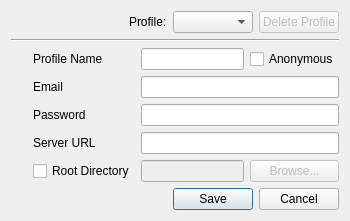
<?xml version="1.0" encoding="UTF-8"?>
<ui version="4.0">
 <class>CreateProfileDialog</class>
 <widget class="QDialog" name="CreateProfileDialog">
  <property name="geometry">
   <rect>
    <x>0</x>
    <y>0</y>
    <width>350</width>
    <height>217</height>
   </rect>
  </property>
  <property name="windowTitle">
   <string>Edit Profile</string>
  </property>
  <property name="windowIcon">
   <iconset>
    <normaloff>:/icons/MIDAS_Desktop_Icon.png</normaloff>:/icons/MIDAS_Desktop_Icon.png</iconset>
  </property>
  <layout class="QVBoxLayout" name="verticalLayout">
   <item>
    <layout class="QHBoxLayout" name="horizontalLayout_3">
     <item>
      <spacer name="horizontalSpacer">
       <property name="orientation">
        <enum>Qt::Horizontal</enum>
       </property>
       <property name="sizeHint" stdset="0">
        <size>
         <width>40</width>
         <height>20</height>
        </size>
       </property>
      </spacer>
     </item>
     <item>
      <widget class="QLabel" name="label_9">
       <property name="text">
        <string>Profile:</string>
       </property>
      </widget>
     </item>
     <item>
      <widget class="QComboBox" name="profileComboBox">
       <property name="minimumSize">
        <size>
         <width>80</width>
         <height>0</height>
        </size>
       </property>
      </widget>
     </item>
     <item>
      <widget class="QPushButton" name="deleteButton">
       <property name="enabled">
        <bool>false</bool>
       </property>
       <property name="toolTip">
        <string>Delete this profile</string>
       </property>
       <property name="text">
        <string>Delete Profile</string>
       </property>
       <property name="icon">
        <iconset>
         <normaloff>:/icons/delete_small.png</normaloff>:/icons/delete_small.png</iconset>
       </property>
      </widget>
     </item>
    </layout>
   </item>
   <item>
    <widget class="Line" name="line">
     <property name="orientation">
      <enum>Qt::Horizontal</enum>
     </property>
    </widget>
   </item>
   <item>
    <layout class="QGridLayout" name="gridLayout_3">
     <item row="1" column="1">
      <widget class="QLabel" name="label_2">
       <property name="text">
        <string>Email</string>
       </property>
      </widget>
     </item>
     <item row="1" column="2" colspan="4">
      <widget class="QLineEdit" name="emailEdit"/>
     </item>
     <item row="2" column="0">
      <widget class="QLabel" name="label_6">
       <property name="minimumSize">
        <size>
         <width>16</width>
         <height>16</height>
        </size>
       </property>
       <property name="maximumSize">
        <size>
         <width>16</width>
         <height>16</height>
        </size>
       </property>
       <property name="text">
        <string/>
       </property>
       <property name="pixmap">
        <pixmap>:/icons/lock.png</pixmap>
       </property>
       <property name="scaledContents">
        <bool>true</bool>
       </property>
      </widget>
     </item>
     <item row="2" column="2" colspan="4">
      <widget class="QLineEdit" name="passwordEdit">
       <property name="echoMode">
        <enum>QLineEdit::Password</enum>
       </property>
      </widget>
     </item>
     <item row="2" column="1">
      <widget class="QLabel" name="label_4">
       <property name="text">
        <string>Password</string>
       </property>
      </widget>
     </item>
     <item row="3" column="2" colspan="4">
      <widget class="QLineEdit" name="serverURLEdit"/>
     </item>
     <item row="3" column="0">
      <widget class="QLabel" name="label_8">
       <property name="minimumSize">
        <size>
         <width>16</width>
         <height>16</height>
        </size>
       </property>
       <property name="maximumSize">
        <size>
         <width>16</width>
         <height>16</height>
        </size>
       </property>
       <property name="text">
        <string/>
       </property>
       <property name="pixmap">
        <pixmap>:/icons/earth_network.png</pixmap>
       </property>
       <property name="scaledContents">
        <bool>true</bool>
       </property>
      </widget>
     </item>
     <item row="3" column="1">
      <widget class="QLabel" name="label_7">
       <property name="text">
        <string>Server URL</string>
       </property>
      </widget>
     </item>
     <item row="0" column="2" colspan="3">
      <widget class="QLineEdit" name="profileNameEdit">
       <property name="sizePolicy">
        <sizepolicy hsizetype="Expanding" vsizetype="Fixed">
         <horstretch>0</horstretch>
         <verstretch>0</verstretch>
        </sizepolicy>
       </property>
      </widget>
     </item>
     <item row="0" column="1">
      <widget class="QLabel" name="label">
       <property name="text">
        <string>Profile Name</string>
       </property>
      </widget>
     </item>
     <item row="0" column="0">
      <widget class="QLabel" name="label_5">
       <property name="text">
        <string/>
       </property>
       <property name="pixmap">
        <pixmap>:/icons/dude3.png</pixmap>
       </property>
      </widget>
     </item>
     <item row="4" column="2" colspan="3">
      <widget class="QLineEdit" name="rootDirEdit">
       <property name="enabled">
        <bool>false</bool>
       </property>
       <property name="sizePolicy">
        <sizepolicy hsizetype="Expanding" vsizetype="Fixed">
         <horstretch>0</horstretch>
         <verstretch>0</verstretch>
        </sizepolicy>
       </property>
      </widget>
     </item>
     <item row="4" column="1">
      <widget class="QCheckBox" name="rootDirCheckbox">
       <property name="enabled">
        <bool>true</bool>
       </property>
       <property name="text">
        <string>Root Directory</string>
       </property>
      </widget>
     </item>
     <item row="4" column="0">
      <widget class="QLabel" name="label_11">
       <property name="text">
        <string/>
       </property>
       <property name="pixmap">
        <pixmap>:/icons/gpl_folder_open.png</pixmap>
       </property>
      </widget>
     </item>
     <item row="4" column="5">
      <widget class="QPushButton" name="browseButton">
       <property name="enabled">
        <bool>false</bool>
       </property>
       <property name="sizePolicy">
        <sizepolicy hsizetype="Minimum" vsizetype="Fixed">
         <horstretch>0</horstretch>
         <verstretch>0</verstretch>
        </sizepolicy>
       </property>
       <property name="minimumSize">
        <size>
         <width>20</width>
         <height>0</height>
        </size>
       </property>
       <property name="maximumSize">
        <size>
         <width>16777215</width>
         <height>16777215</height>
        </size>
       </property>
       <property name="text">
        <string>Browse...</string>
       </property>
      </widget>
     </item>
     <item row="0" column="5">
      <widget class="QCheckBox" name="anonymousCheckBox">
       <property name="toolTip">
        <string>Anonymous access</string>
       </property>
       <property name="layoutDirection">
        <enum>Qt::LeftToRight</enum>
       </property>
       <property name="text">
        <string>Anonymous</string>
       </property>
      </widget>
     </item>
    </layout>
   </item>
   <item>
    <widget class="QDialogButtonBox" name="buttonBox">
     <property name="orientation">
      <enum>Qt::Horizontal</enum>
     </property>
     <property name="standardButtons">
      <set>QDialogButtonBox::Cancel|QDialogButtonBox::Save</set>
     </property>
    </widget>
   </item>
  </layout>
 </widget>
 <tabstops>
  <tabstop>profileComboBox</tabstop>
  <tabstop>deleteButton</tabstop>
  <tabstop>profileNameEdit</tabstop>
  <tabstop>anonymousCheckBox</tabstop>
  <tabstop>emailEdit</tabstop>
  <tabstop>passwordEdit</tabstop>
  <tabstop>serverURLEdit</tabstop>
  <tabstop>rootDirCheckbox</tabstop>
  <tabstop>rootDirEdit</tabstop>
  <tabstop>browseButton</tabstop>
  <tabstop>buttonBox</tabstop>
 </tabstops>
 <resources>
  <include location="../MIDASDesktopIcons.qrc"/>
  <include location="../MIDASDesktopIcons.qrc"/>
  <include location="../MIDASDesktopIcons.qrc"/>
  <include location="../MIDASDesktopIcons.qrc"/>
  <include location="../MIDASDesktopIcons.qrc"/>
  <include location="../MIDASDesktopIcons.qrc"/>
  <include location="../MIDASDesktopIcons.qrc"/>
  <include location="../MIDASDesktopIcons.qrc"/>
  <include location="../MIDASDesktopIcons.qrc"/>
  <include location="../MIDASDesktopIcons.qrc"/>
  <include location="../MIDASDesktopIcons.qrc"/>
  <include location="../MIDASDesktopIcons.qrc"/>
  <include location="../MIDASDesktopIcons.qrc"/>
  <include location="../MIDASDesktopIcons.qrc"/>
  <include location="../MIDASDesktopIcons.qrc"/>
 </resources>
 <connections>
  <connection>
   <sender>buttonBox</sender>
   <signal>accepted()</signal>
   <receiver>CreateProfileDialog</receiver>
   <slot>accept()</slot>
   <hints>
    <hint type="sourcelabel">
     <x>257</x>
     <y>200</y>
    </hint>
    <hint type="destinationlabel">
     <x>157</x>
     <y>274</y>
    </hint>
   </hints>
  </connection>
  <connection>
   <sender>buttonBox</sender>
   <signal>rejected()</signal>
   <receiver>CreateProfileDialog</receiver>
   <slot>reject()</slot>
   <hints>
    <hint type="sourcelabel">
     <x>325</x>
     <y>200</y>
    </hint>
    <hint type="destinationlabel">
     <x>286</x>
     <y>274</y>
    </hint>
   </hints>
  </connection>
 </connections>
</ui>
